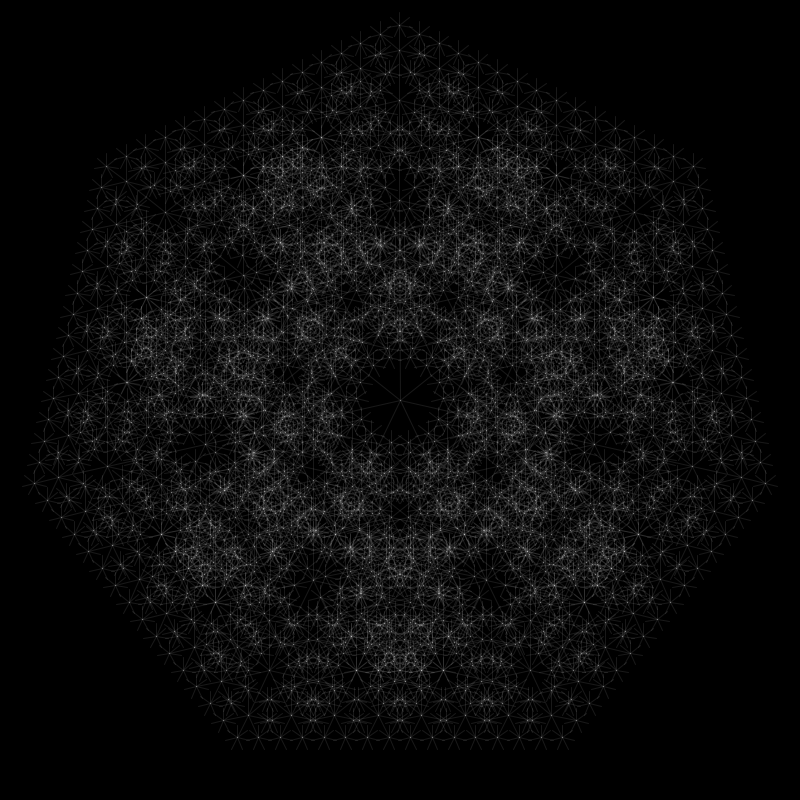
Frame 1 (no input)
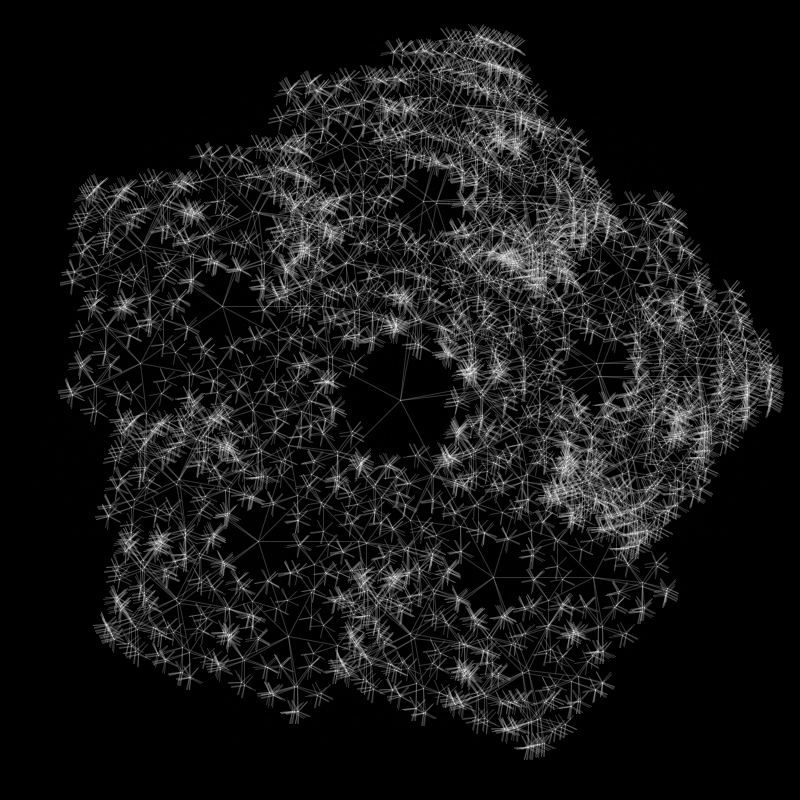
Frame 60 (the mouse pressed at the canvas centre just before this capture)
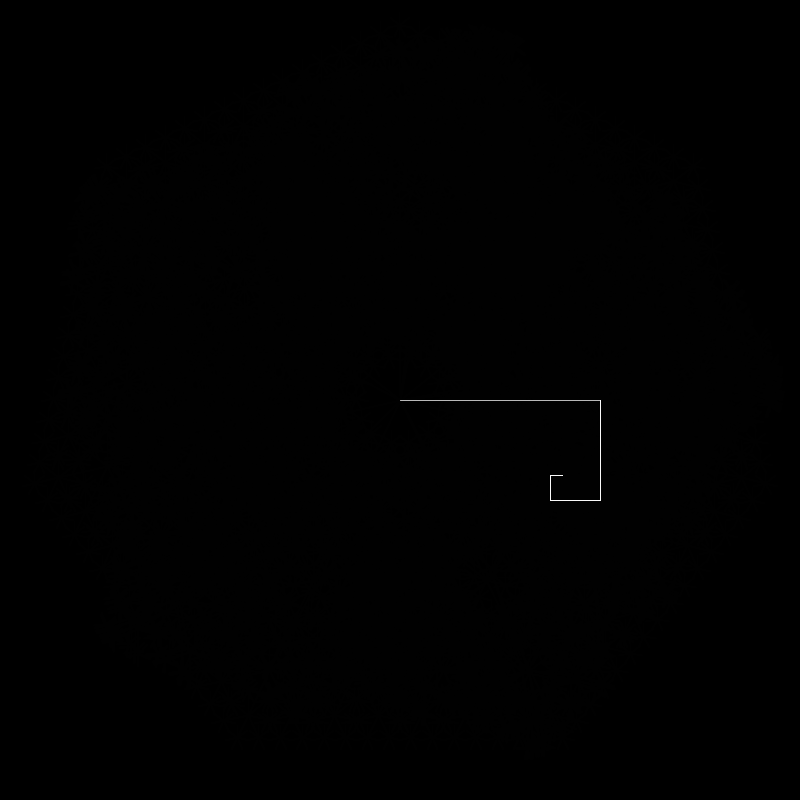
Frame 120 (the mouse held since frame 60 and released just before this capture)

The Processing sketch that drew these frames (run headless with seeded random() and noise(); from frame 60 on, the mouse is pressed at the canvas centre):

// Processing sketch: processing_2699
// ── processing_2699.pde

int iterations = 4;
int siz = 7;
int len = 1;
int total;
float angle = 2*PI-2*PI/7;
float radius = 200;
Point[] myPoint = new Point[round(pow(siz, iterations+1))+1];
void setup(){
  size(800, 800);
  stroke(255, 255, 255, 25);
  background(0);
  colorMode(HSB, 255);
  smooth();
  myPoint[0] = new Point(width/2, height/2, angle, siz, radius, -PI/2, 0);
  for(int j = 0; j < iterations+1; j++){
  total += pow(siz, iterations-j);
}
}

void draw(){
  fill(0, 100);
  rect(-1, -1, width+1, height+1);
  if(keyPressed == true){
    if(key == '2'){
      siz = 2;
        total = 0;
    for(int j = 0; j < iterations+1; j++){
  total += pow(siz, iterations-j);
    }
    }
  }
    if(keyPressed == true){
    if(key == '3'){
      siz = 3;
        total = 0;
    for(int j = 0; j < iterations+1; j++){
  total += pow(siz, iterations-j);
    }
    }
  }
      if(keyPressed == true){
    if(key == '4'){
      siz = 4;
        total = 0;
    for(int j = 0; j < iterations+1; j++){
  total += pow(siz, iterations-j);
    }
    }
  }
      if(keyPressed == true){
    if(key == '5'){
      siz = 5;
        total = 0;
    for(int j = 0; j < iterations+1; j++){
  total += pow(siz, iterations-j);
    }
    }
  }
      if(keyPressed == true){
    if(key == '6'){
      siz = 6;
      if(iterations >= 5){
        iterations = 4;
      }
        total = 0;
    for(int j = 0; j < iterations+1; j++){
  total += pow(siz, iterations-j);
    }
    }
  }
      if(keyPressed == true){
    if(key == '7'){
            if(iterations >= 5){
        iterations = 4;
      }
      siz = 7;
        total = 0;
    for(int j = 0; j < iterations+1; j++){
  total += pow(siz, iterations-j);
    }
    }
  }
    if(len <= pow(siz, iterations)){
    for(int j = 0; j < pow(siz, iterations); j++){
      myPoint[j].calcPoints();
      len += myPoint[j].num;
    }
    for(int j = 0; j < total; j++){
      myPoint[j].drawLines();
    }
len = 1;
myPoint[0] = new Point(width/2, height/2, dist(mouseX, mouseY, 400, 400)/400*(2*PI-2*PI/siz), siz, radius, -PI/2, PI/2-atan2(mouseX-400, mouseY-400));
}
}
class Point{
  float x, y, r, currentTheta, theta, offset;
  int num;
  Point(float x_, float y_, float theta_, int num_, float r_, float currentTheta_, float offset_){
    x = x_;
    y = y_;
    theta = theta_;
    num = num_;
    r = r_;
    currentTheta = currentTheta_;
    offset = offset_;
  }
  void calcPoints(){
    for(int i = 0; i < num; i++) {
      myPoint[len+i] = new Point(x+r*cos(currentTheta-theta/2+offset+theta/(num-1)*i), y+r*sin(currentTheta-theta/2+offset+theta/(num-1)*i), theta,  num, r/2, currentTheta-theta/2+offset+theta/(num-1)*i, offset);
    }
  }
    void drawLines(){
      for(int k = 0; k < num; k++) {
        line(x, y, x+r*cos(currentTheta-theta/2+offset+theta/(num-1)*k), y+r*sin(currentTheta-theta/2+offset+theta/(num-1)*k));
      }
    }
  }
void mousePressed() {
  if(keyPressed == false){
    if(siz >= 5){
      if(iterations < 4){
        iterations += 1;
        total = 0;
        for(int j = 0; j < iterations+1; j++){
          total += pow(siz, iterations-j);
        }
      }
}
        if(siz < 5){
  if(iterations <= 5){
  iterations += 1;
  total = 0;
    for(int j = 0; j < iterations+1; j++){
  total += pow(siz, iterations-j);
}
  }
        }
  }
  if(keyPressed == true){
    if(key == CODED) {
      if(keyCode == SHIFT){
        if(iterations >= 1){
  iterations -= 1;
  total = 0;
    for(int j = 0; j < iterations+1; j++){
  total += pow(siz, iterations-j);
}
      }
    }
  }
  }
}
